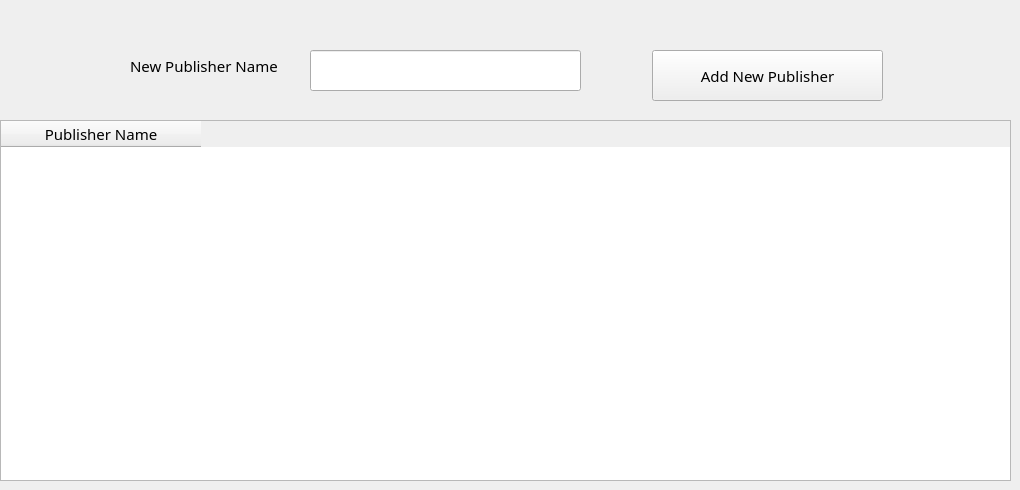
      <widget class="QWidget" name="tab_9">
       <attribute name="title">
        <string>Publisher</string>
       </attribute>
       <widget class="QPushButton" name="pushButton_16">
        <property name="geometry">
         <rect>
          <x>652</x>
          <y>50</y>
          <width>231</width>
          <height>51</height>
         </rect>
        </property>
        <property name="font">
         <font>
          <family>Calisto MT</family>
          <pointsize>11</pointsize>
          <weight>9</weight>
          <italic>false</italic>
          <bold>false</bold>
         </font>
        </property>
        <property name="styleSheet">
         <string notr="true"/>
        </property>
        <property name="text">
         <string>Add New Publisher</string>
        </property>
        <property name="shortcut">
         <string>Return</string>
        </property>
       </widget>
       <widget class="QLineEdit" name="lineEdit_21">
        <property name="geometry">
         <rect>
          <x>310</x>
          <y>50</y>
          <width>271</width>
          <height>41</height>
         </rect>
        </property>
        <property name="clearButtonEnabled">
         <bool>true</bool>
        </property>
       </widget>
       <widget class="QLabel" name="label_28">
        <property name="geometry">
         <rect>
          <x>130</x>
          <y>50</y>
          <width>151</width>
          <height>31</height>
         </rect>
        </property>
        <property name="font">
         <font>
          <family>Calisto MT</family>
          <pointsize>11</pointsize>
          <weight>9</weight>
          <italic>false</italic>
          <bold>false</bold>
         </font>
        </property>
        <property name="text">
         <string>New Publisher Name</string>
        </property>
       </widget>
       <widget class="QTableWidget" name="tableWidget_4">
        <property name="geometry">
         <rect>
          <x>0</x>
          <y>120</y>
          <width>1011</width>
          <height>361</height>
         </rect>
        </property>
        <property name="font">
         <font>
          <family>Calisto MT</family>
          <pointsize>11</pointsize>
          <weight>9</weight>
          <italic>false</italic>
          <bold>false</bold>
         </font>
        </property>
        <property name="selectionBehavior">
         <enum>QAbstractItemView::SelectRows</enum>
        </property>
        <attribute name="horizontalHeaderDefaultSectionSize">
         <number>200</number>
        </attribute>
        <column>
         <property name="text">
          <string>Publisher Name</string>
         </property>
        </column>
       </widget>
      </widget>
